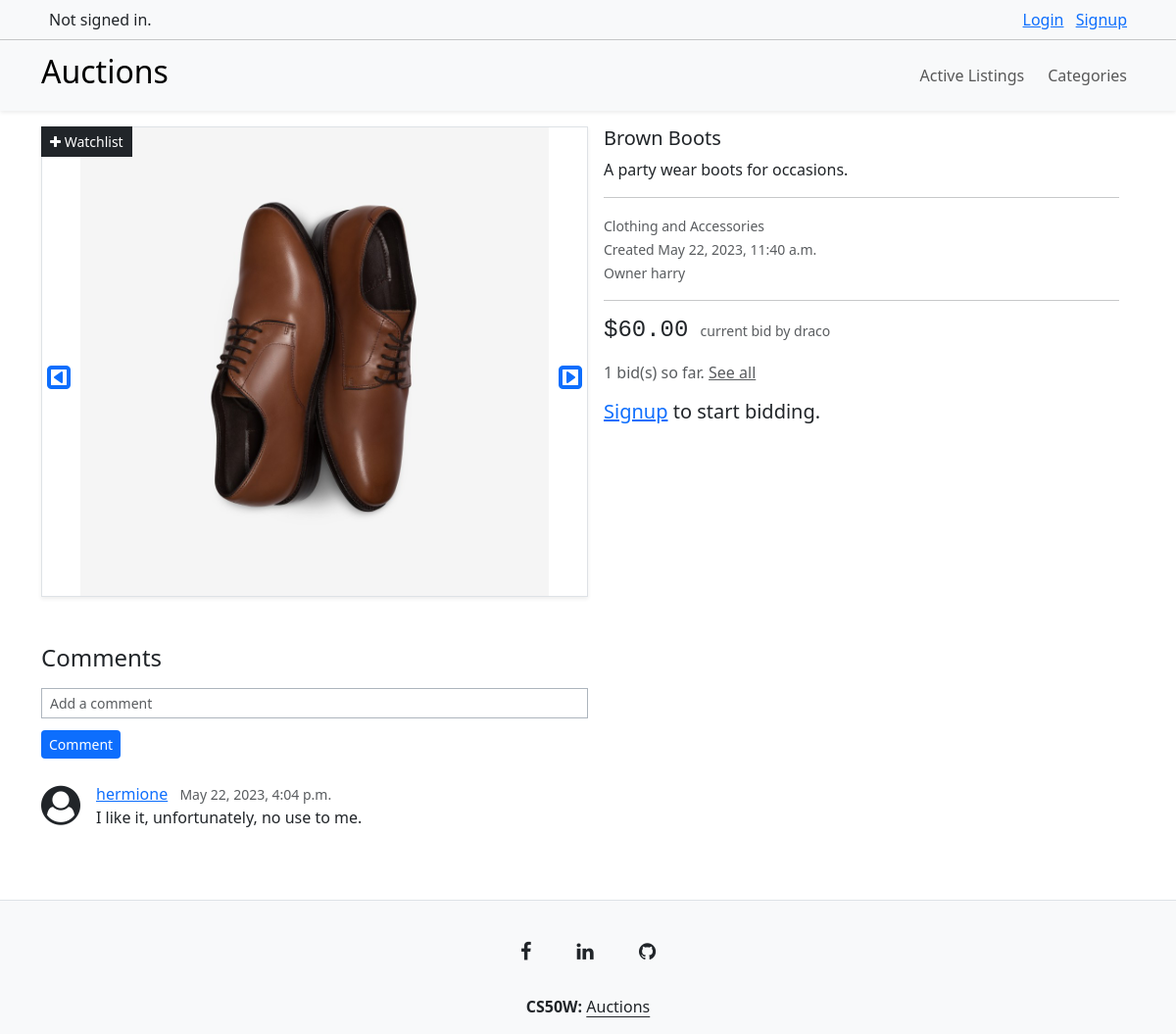
The app's page /8/ with its own data.
### auctions/models.py (models this page shows, shortened)
class AuctionListing(models.Model):
    title = models.CharField(max_length=64)
    description = models.CharField(max_length=150)
    starting_bid = models.DecimalField(max_digits=5, decimal_places=2)
    category = models.ForeignKey(Category, on_delete=models.SET_DEFAULT, default="", related_name="auctions")
    image = models.ImageField(upload_to="images/", default="images/default.jpg")
    second_image = models.ImageField(upload_to="images/", default="images/default.jpg")
    third_image = models.ImageField(upload_to="images/", default="images/default.jpg")
    date_created = models.DateTimeField(default=datetime.datetime.now())
    owner = models.ForeignKey(User, on_delete=models.CASCADE, related_name="auctions")
    is_closed = models.BooleanField(default=False)

class Category(models.Model):
    name = models.CharField(max_length=64)
    def __str__(self):
        return self.name

class User(AbstractUser):
    pass

class Bid(models.Model):
    amount = models.DecimalField(max_digits=5, decimal_places=2)
    date_created = models.DateTimeField(default=datetime.datetime.now())
    bidder = models.ForeignKey(User, on_delete=models.CASCADE, related_name="biddings")
    auction = models.ForeignKey(AuctionListing, on_delete=models.CASCADE, related_name="bids")

class Comment(models.Model):
    text = models.CharField(max_length=150)
    owner = models.ForeignKey(User, on_delete=models.CASCADE, related_name="comments")
    auction = models.ForeignKey(AuctionListing, on_delete=models.CASCADE, related_name="comments")
    date_created = models.DateTimeField(default=datetime.datetime.now())

### auctions/views.py (the view, shortened to what this page needs)
# urls.py: path("<int:listing_id>/", views.view_listing, name="view_listing"),
def view_listing(request, listing_id):
    listing = AuctionListing.objects.get(pk=listing_id)
    bids = listing.bids.all()
    current_bid = bids.order_by("-amount").first()
    comments = listing.comments.all()
    if request.user.is_authenticated:
        watchlist = Watchlist.objects.filter(user=request.user, auction=listing).first()
    else:
        watchlist = None
    placebid_form = PlaceBidForm()
    comment_form = CommentForm()
    return render(request, "auctions/active-listing.html", {
        "listing": listing,
        "current_bid": current_bid,
        "bids": bids,
        "watchlist": watchlist,
        "placebid_form": placebid_form,
        "comment_form": comment_form,
        "comments": comments
    })

### auctions/forms.py
class PlaceBidForm(ModelForm):
    class Meta:
        model = Bid
        fields = ["amount"]
        widgets = {
            "amount": NumberInput(attrs={"class": "form-control form-control-sm w-50 my-1 rounded-0 border-dark-subtle",
                                         "placeholder": "$"})
        }

class CommentForm(ModelForm):
    class Meta:
        model = Comment
        fields = ["text"]
        labels = {
            "text": ""
        }
        widgets = {
            "text": TextInput(attrs={"class": "form-control form-control-sm border-dark-subtle rounded-0 my-1 w-50",
                                     "placeholder": "Add a comment"})
        }

### auctions/templates/auctions/active-listing.html (shortened to what this page needs)
{% extends "auctions/layout.html" %}
{% block body %}
    <div class="card mb-3 border-0 w-100 position-relative my-3">
        {% if listing.owner == request.user %}
            <button class="btn btn-primary btn-sm disabled position-absolute rounded-0 z-1 opacity-100">Your Listing</button>
        {% else %}
            {% if watchlist %}
                <a class="btn btn-dark btn-sm rounded-0 position-absolute z-1" href="{% url 'watchlist' listing.id %}"><i class="fa fa-close"></i> Watchlist</a>
            {% else %}
                <a class="btn btn-dark btn-sm rounded-0 position-absolute z-1" href="{% url 'watchlist' listing.id %}"><i class="fa fa-plus"></i> Watchlist</a>
            {% endif %}
        {% endif %}
        <div class="row g-0">
            <div class="col-md-6 border rounded-0 d-flex justify-content-center overflow-hidden shadow-sm position-relative" style="height: 30rem;">
                <i class="fa fa-caret-square-o-right position-absolute top-50 z-1 h3 right text-primary" style="right: 5px;" onclick="swipe_right()"></i>
                <i class="fa fa-caret-square-o-left position-absolute top-50 z-1 h3 left text-primary" style="left: 5px;" onclick="swipe_left()"></i>
                <img src="{{ listing.image.url }}" class="img-fluid imgs" alt="listing-image">
            </div>
            <div class="col-md-6">
                <div class="card-body py-0 overflow-y-auto" style="height: 30rem;">
                    <h5 class="card-title">{{ listing.title }}</h5>
                    <p class="card-text my-0">{{ listing.description }}</p>
                    <hr>
                    <p class="card-text my-0"><small class="text-body-secondary">{{ listing.category }}</small></p>
                    <p class="card-text my-0"><small class="text-body-secondary">Created {{ listing.date_created }}</small></p>
                    <p class="card-text my-0">
                        <small class="text-body-secondary">
                            {% if listing.owner == request.user %}
                                Your listing
                            {% else %}
                                Owner {{ listing.owner }}
                            {% endif %}
                        </small>
                    </p>
                    <hr>
                    <p class="card-text">
                        {% if current_bid %}
                            <span class="h4 font-monospace">${{ current_bid.amount }}</span> <small class="text-muted mx-2">current bid by {{ current_bid.bidder }}</small>
                        {% else %}
                            <span class="h4 font-monospace">${{ listing.starting_bid }}</span>
                        {% endif %}
                    </p>
                    <p class="card-text text-muted mb-1">
                        {{ bids.count }} bid(s) so far. {% if current_bid.bidder == request.user %} Your bid is the current bid. {% endif %}
                        {% if bids %}  <a class="card-link text-muted" id="bidlist-btn" style="cursor: pointer;">See all</a>{% endif %}
                    </p>
                    {% if request.user == listing.owner %}
                        <form action="{% url 'close_listing' listing.id %}" method="post" class="my-2">
                            {% csrf_token %}
                            <button type="submit" class="btn btn-primary rounded-1">Close Listing</button>
                        </form>
                    {% else %}
                        <h5 class="card-text my-3"><a href="{% url 'register' %}">Signup</a> to start bidding.</h5>
                    {% endif %}
                </div>
            </div>
        </div>
    </div>
    <h4 class="mt-5">Comments</h4>
    <form action="{% url 'add_comment' listing.id %}" method="post" class="mt-3 mb-3">
        {{ comment_form }}
        <button type="submit" class="btn btn-sm btn-primary border-0 my-2">Comment</button>
    </form>
    {% include "auctions/comments.html" %}
{% endblock %}

### auctions/templates/auctions/comments.html (shortened to what this page needs)
{% for comment in comments %}
    <div class="card my-3 border-0">
        <div class="row g-0">
            <div class="col-2 border-0 text-end w-auto">
                <i class="fa fa-user-circle h1"></i>
            </div>
            <div class="col-10">
                <div class="card-body py-0 w-100">
                    <p class="card-title my-0"><a href="#">{{ comment.owner }}</a> <small class="mx-2 text-body-secondary">{{ comment.date_created }}</small></p>
                    <p class="card-text my-0">{{ comment.text }}</p>
                </div>
            </div>
        </div>
    </div>
{% empty %}
    <h5 class="mt-3">No comments.</h5>
{% endfor %}

### records on screen
AuctionListing: image (picture), title "Brown Boots", description "A party wear boots for occasions.", category "Clothing and Accessories", date_created "May 22, 2023, 11:40 a.m.", owner "harry"
Bid: amount "60.00", bidder "draco"
Comment: owner "hermione", date_created "May 22, 2023, 4:04 p.m.", text "I like it, unfortunately, no use to me."

### other values on screen
{{ bids.count }} "1"
